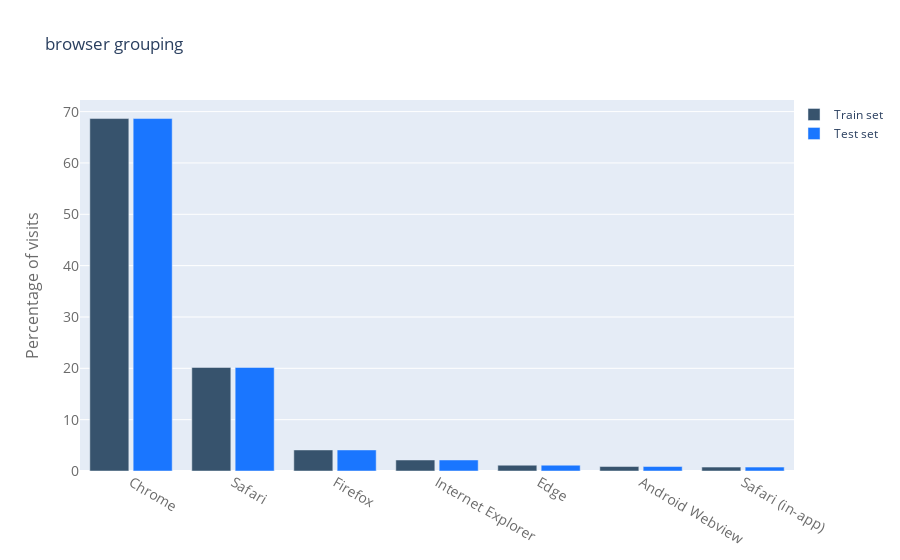

Write notebook code for a chart like this one.
### Code cell
# Group and plot revenue
def group_revenue(group_col, title, sum_values=True, palette='Blues_d', size=(8,5)):
    if sum_values:
        tmp = train.groupby(group_col)['transactionRevenue'].sum()
    else:
        tmp = train.groupby(group_col)['transactionRevenue'].mean()
    tmp = tmp.to_frame().reset_index().sort_values('transactionRevenue', ascending=False)
    tmp = tmp[tmp['transactionRevenue'] > 0]
    plt.figure(figsize=size)
    plt.title(title)
    ax = sns.barplot(y=tmp[group_col], x= tmp.transactionRevenue, orient='h', palette=palette)
# Visits
barplot_percentage('browser', num_bars= 7)
# Revenue
group_revenue('browser', 'Total revenue by browser', True, size=(9,5))
group_revenue('browser', 'Mean revenue by browser', False, 'Greens_d',size=(9,5))

### Figure 1 — Plotly figure (JSON) as saved in the notebook; plotly's stock layout.template omitted (floating-point values rounded to 4 significant figures)
{"data": [{"marker": {"color": "rgb(55, 83, 109)"}, "name": "Train set", "type": "bar", "x": ["Chrome", "Safari", "Firefox", "Internet Explorer", "Edge", "Android Webview", "Safari (in-app)"], "y": [68.65, 20.17, 4.102, 2.144, 1.129, 0.8704, 0.758]}, {"marker": {"color": "rgb(26, 118, 255)"}, "name": "Test set", "type": "bar", "x": ["Chrome", "Safari", "Firefox", "Internet Explorer", "Edge", "Android Webview", "Safari (in-app)"], "y": [68.65, 20.17, 4.102, 2.144, 1.129, 0.8704, 0.758]}], "layout": {"bargap": 0.15, "bargroupgap": 0.1, "barmode": "group", "legend": {"bgcolor": "rgba(255, 255, 255, 0)", "bordercolor": "rgba(255, 255, 255, 0)", "x": 1, "y": 1}, "title": {"text": "browser grouping"}, "xaxis": {"tickfont": {"color": "rgb(107, 107, 107)", "size": 14}}, "yaxis": {"tickfont": {"color": "rgb(107, 107, 107)", "size": 14}, "title": {"font": {"color": "rgb(107, 107, 107)", "size": 16}, "text": "Percentage of visits"}}}}
